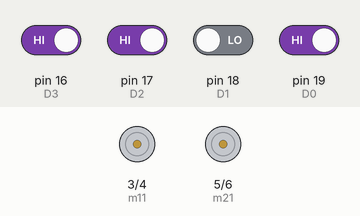
Recording of a sketch running on a simulated Arduino Uno, built with avr-gcc and run on an emulated ATmega328P. Parts: motor-driver pin pairs drawn as motors (green arrow = first pin HIGH = forward, orange = second pin HIGH = backward, longer = more drive). The test bench sets the inputs (shaded band); at power-on: pin 16 (D3), pin 17 (D2), pin 19 (D0) HIGH, pin 18 (D1) LOW.

Above: at 1.2 s.
1.3 s: pin 16 (D3) driven LOW and pin 19 (D0) driven LOW
At 1.9 s:
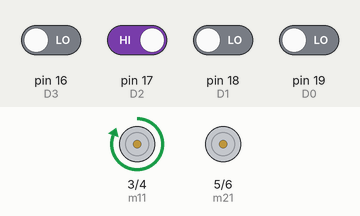
2.8 s: pin 18 (D1) driven HIGH
At 3.1 s:
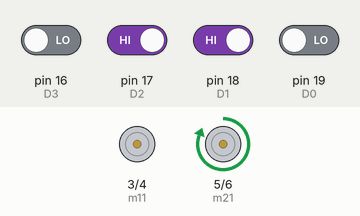
4.3 s: pin 17 (D2) driven LOW
At 5.4 s:
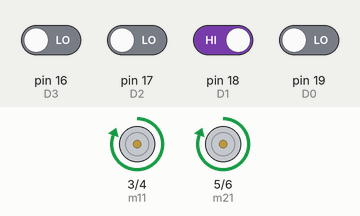
5.8 s: pin 17 (D2) driven HIGH
At 6.6 s:
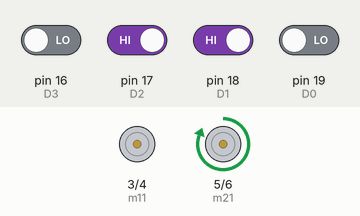
7.3 s: pin 18 (D1) driven LOW
At 7.7 s:
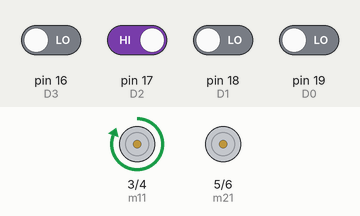
8.8 s: pin 16 (D3) driven HIGH and pin 17 (D2) driven LOW
At 10.0 s:
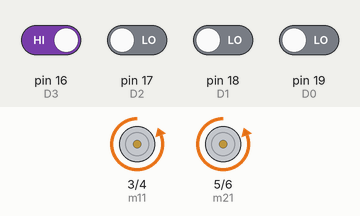
Timing chart, 0 to 11.3 s (numbered marks = the images above; inputs shaded):
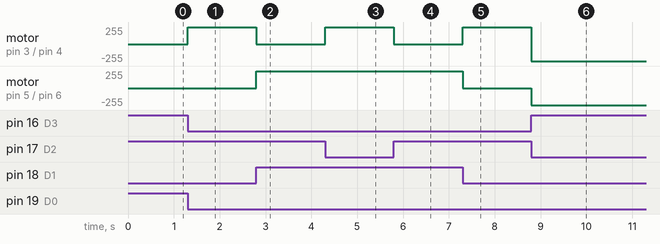

The sketch:

dtmf_controlled_robot_code.ino
```cpp
#define m11 3
#define m12 4
#define m21 5
#define m22 6
#define D0 19
#define D1 18
#define D2 17
#define D3 16

void forward()
{
  digitalWrite(m11, HIGH);
  digitalWrite(m12, LOW);
  digitalWrite(m21, HIGH);
  digitalWrite(m22, LOW);
}

void backward()
{
  digitalWrite(m11, LOW);
  digitalWrite(m12, HIGH);
  digitalWrite(m21, LOW);
  digitalWrite(m22, HIGH);
}

void left()
{
  digitalWrite(m11, HIGH);
  digitalWrite(m12, LOW);
  digitalWrite(m21, LOW);
  digitalWrite(m22, LOW);
}

void right()
{
  digitalWrite(m11, LOW);
  digitalWrite(m12, LOW);
  digitalWrite(m21, HIGH);
  digitalWrite(m22, LOW);
}

void Stop()
{
  digitalWrite(m11, LOW);
  digitalWrite(m12, LOW);
  digitalWrite(m21, LOW);
  digitalWrite(m22, LOW);
}

void setup()
{
  pinMode(D0, INPUT);
  pinMode(D1, INPUT);
  pinMode(D2, INPUT);
  pinMode(D3, INPUT);
  pinMode(m11, OUTPUT);
  pinMode(m12, OUTPUT);
  pinMode(m21, OUTPUT);
  pinMode(m22, OUTPUT);
}

void loop()
{
  int temp1 = digitalRead(D0);
  int temp2 = digitalRead(D1);
  int temp3 = digitalRead(D2);
  int temp4 = digitalRead(D3);

  if(temp1==0 && temp2==1 && temp3==0 && temp4==0)
    forward();
  else if(temp1==0 && temp2==0 && temp3==1 && temp4==0)
    left();
  else if(temp1==0 && temp2==1 && temp3==1 && temp4==0)
    right();
  else if(temp1==0 && temp2==0 && temp3==0 && temp4==1)
    backward();
  else if(temp1==1 && temp2==0 && temp3==1 && temp4==0)
    Stop();
}
```

Measured:
- after the input at 1.3 s, motor on pin 3 (m11) / pin 4 (m12): stopped → forward 255/255 at once
- after the input at 2.8 s, motor on pin 3 (m11) / pin 4 (m12): forward 255/255 → stopped at once; motor on pin 5 (m21) / pin 6 (m22): stopped → forward 255/255 at once
- after the input at 4.3 s, motor on pin 3 (m11) / pin 4 (m12): stopped → forward 255/255 at once
- after the input at 5.8 s, motor on pin 3 (m11) / pin 4 (m12): forward 255/255 → stopped at once
- after the input at 7.3 s, motor on pin 3 (m11) / pin 4 (m12): stopped → forward 255/255 at once; motor on pin 5 (m21) / pin 6 (m22): forward 255/255 → stopped at once
- after the input at 8.8 s, motor on pin 3 (m11) / pin 4 (m12): forward 255/255 → backward 255/255 at once; motor on pin 5 (m21) / pin 6 (m22): stopped → backward 255/255 at once
